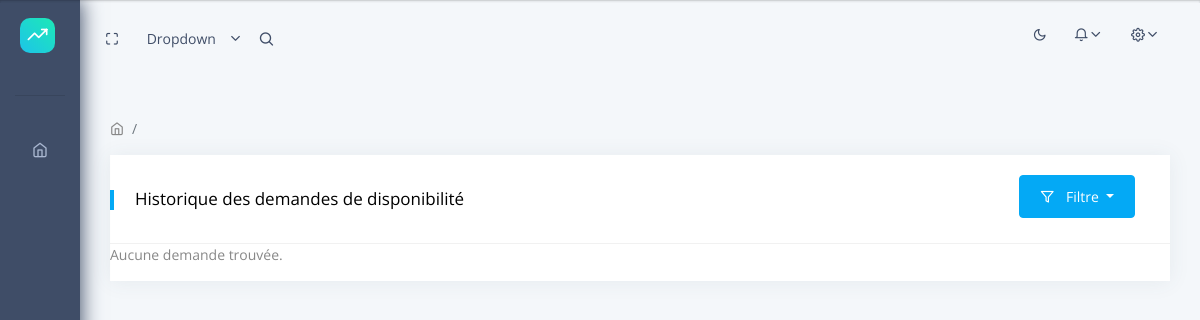
Page /availability/teacher/availability/history/ (signed in) on the earlier database version.
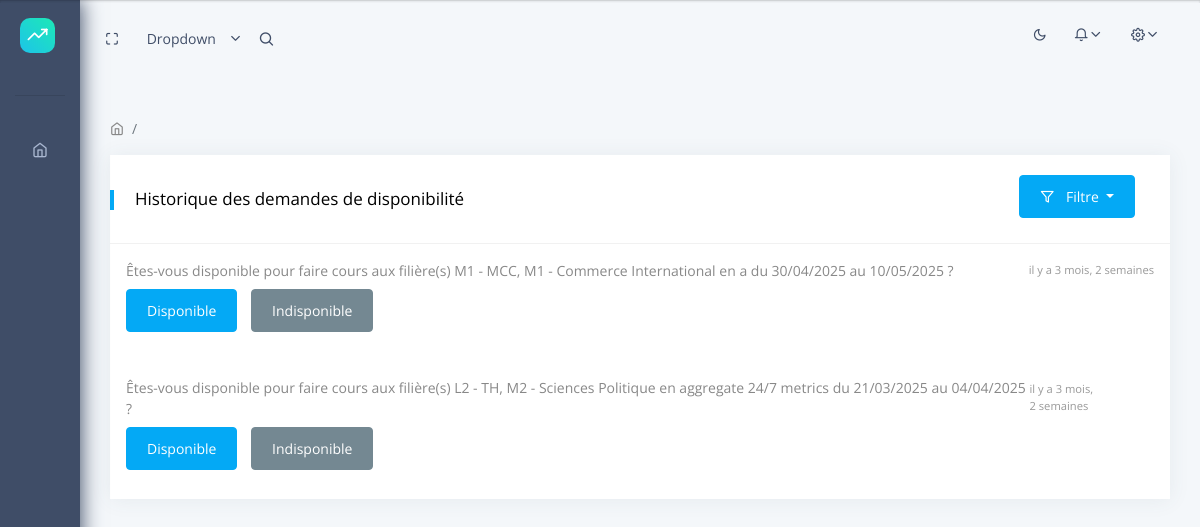
Same page on the later database version.
### apps/availability/models.py (models this page shows, shortened)
class AvailabilityRequest(models.Model):
    subject = models.ForeignKey(
        'subjects.Subject',
        on_delete=models.CASCADE,
        verbose_name=_("Matière"),
        related_name='availability_requests'
    )
    teachers = models.ManyToManyField(
        'users.TeacherProfile',
        verbose_name=_("Enseignants"),
        related_name='availability_requests',
        help_text=_("Enseignants sélectionnés pour cette demande")
    )
    start_date = models.DateField(
        verbose_name=_("Date de début"),
        help_text=_("Date de début de la disponibilité")
    )
    end_date = models.DateField(
        verbose_name=_("Date de fin"),
        help_text=_("Date de fin de la disponibilité")
    )
    filieres = models.ManyToManyField(
        'courses.DepartmentLevel',
        related_name='availability_requests',
        verbose_name=_("Filières")
    )
    created_at = models.DateTimeField(
        auto_now_add=True,
        verbose_name=_("Date de création")
    )
    class Meta:
        verbose_name = _("Demande de disponibilité")
        verbose_name_plural = _("Demandes de disponibilités")
        permissions = [
            ('can_send_availabilityrequest', _("Peut envoyer une demande de disponibilité")),
            ('can_view_availabilityrequest_history', _("Peut voir l'historique des demande de disponibilité")),
            ('can_view_availabilityrequest_pending', _("Peut voir les demande de disponibilité en attente")),
        ]

### apps/courses/models.py (models this page shows, shortened)
class DepartmentLevel(models.Model):
    department = models.ForeignKey(Department, on_delete=models.CASCADE, related_name='department_levels', verbose_name=_('Département'))
    level = models.ForeignKey(Level, on_delete=models.CASCADE, related_name='department_levels', verbose_name=_('Niveau'))
    class Meta:
        constraints = [
                        models.UniqueConstraint(fields=['department', 'level'], name='unique_department_level')
                    ]# Assure qu'une combinaison département-niveau est unique.
        verbose_name = _('Niveau départemental')
        verbose_name_plural = _('Niveaux départementaux')
    def __str__(self):
        return f'{self.level.name} - {self.department.name}'

class Level(models.Model):
    LEVEL_CHOICES = (
        ('L1', _('Licence 1')),
        ('L2', _('Licence 2')),
        ('L3', _('Licence 3')),
        ('M1', _('Master 1')),
        ('M2', _('Master 2')),
    )
    name = models.CharField(max_length=2, choices=LEVEL_CHOICES, unique=True, verbose_name=_('Niveau'))
    class Meta:
        verbose_name = _('Niveau d\'études')
        verbose_name_plural = _('Niveaux d\'études')

class Department(models.Model):
    name = models.CharField(max_length=100, unique=True, db_index=True, verbose_name=_('Nom'))
    description = models.TextField(blank=True, verbose_name=_('Description'))
    class Meta:
        ordering = ['name']
        verbose_name = _('Département')
        verbose_name_plural = _('Départements')

### apps/subjects/models.py (models this page shows, shortened)
class Subject(models.Model):
    name = models.CharField(max_length=100, verbose_name=_("Nom de la matière"),unique=True)
    code = models.CharField(max_length=10, unique=True, verbose_name=_("Code de la matière"))
    department_levels = models.ManyToManyField('courses.DepartmentLevel', through='common.DepartmentLevelSubject', related_name='subjects', verbose_name=_("Niveaux et départements"))
    class Meta:
        verbose_name = _("Matière")
        verbose_name_plural = _("Matières")
        ordering = ['name']

### apps/availability/views.py (the view, shortened to what this page needs)
# urls.py: path('teacher/availability/history/', TeacherAvailabilityRequestListView.as_view(), name='teacher_availability_request_list'),
class TeacherAvailabilityRequestListView(LoginRequiredMixin,PermissionRequiredMixin,ListView):
    model = AvailabilityRequest
    template_name = 'availability/teacher/history_request.html'
    permission_required= 'availability.can_view_availabilityrequest_history'
    context_object_name = 'requests'
    def get_queryset(self):
        teacher = self.request.user.teacherprofile
        status_filter = self.request.GET.get('status', 'all')
        teacher_response_prefetch = Prefetch(
            'responses',
            queryset=AvailabilityResponse.objects.filter(teacher=teacher),
            to_attr='teacher_response'
        )
        queryset = AvailabilityRequest.objects.filter(
            responses__teacher=teacher
        ).prefetch_related(teacher_response_prefetch).distinct()
        if status_filter != 'all':
            queryset = queryset.filter(responses__status=status_filter)
        return queryset
    def render_to_response(self, context, **response_kwargs):
        return super().render_to_response(context, **response_kwargs)

### apps/users/models.py (called while the page is built)
    def has_role(self, role):
        if not self.is_authenticated:
            return False
        return self.role == role

    @property
    def is_student(self):
        return self.has_role('student')

    @property
    def is_parent(self):
        return self.has_role('parent')

    @property
    def is_admin(self):
        return self.has_role('admin')

### templates/availability/teacher/history_request.html (shortened to what this page needs)
{% extends 'layouts/base.html' %}
{% block content %}
  <div class="card">
    <div class="card-header d-flex justify-content-between align-items-center">
      <h5>Historique des demandes de disponibilité</h5>
      <div class="dropdown">
        <button class="btn btn-primary dropdown-toggle" type="button" id="filterMenuButton" data-toggle="dropdown" aria-haspopup="true" aria-expanded="false">
          <span class="feather icon-filter mr-2"></span> Filtre
        </button>
      </div>
    </div>
    <div id="request-list">
      {% for request in requests %}
        {% if request.teacher_response %}
          {% with response=request.teacher_response.0 %}
            {% if response.status == "pending" %}
              <div class="notification pending p-3 mb-2">
                <div class="d-flex justify-content-between align-items-center">
                  <p class="m-0">
                    Êtes-vous disponible pour faire cours aux filière(s)
                    {% for filiere in request.filieres.all %}
                      {{ filiere }}{% if not forloop.last %}, {% endif %}
                    {% endfor %}
                    en <strong>{{ request.subject.name }}</strong> du
                    {{ request.start_date|date:"d/m/Y" }} au {{ request.end_date|date:"d/m/Y" }} ?
                  </p>
                  <span style="font-size:0.8em; color:#999;">il y a {{ request.created_at|timesince }}</span>
                </div>
                <div class="action-buttons mt-2">
                  <a href="#" id="accept-request" data-id="{{ request.id }}" class="btn btn-primary" style="margin-right: 10px;">Disponible</a>
                  <a href="#" id="reject-request" data-id="{{ request.id }}"  class="btn btn-secondary">Indisponible</a>
                </div>
              </div>
            {% endif %}
          {% endwith %}
        {% endif %}
      {% empty %}
        <p>Aucune demande trouvée.</p>
      {% endfor %}
    </div>
  </div>
{% endblock %}

Differences in the rows shown:
added AvailabilityRequest: subject.name "a", start_date "30/04/2025", end_date "10/05/2025", created_at "3 mois, 2 semaines"
now on this page (row unchanged): DepartmentLevel: level+department "M1 - MCC", shown under "a"
now on this page (row unchanged): DepartmentLevel: level+department "M1 - Commerce International", shown under "a"
added AvailabilityRequest: subject.name "aggregate 24/7 metrics", start_date "21/03/2025", end_date "04/04/2025", created_at "3 mois, 2 semaines"
now on this page (row unchanged): DepartmentLevel: level+department "L2 - TH", shown under "aggregate 24/7 metrics"
now on this page (row unchanged): DepartmentLevel: level+department "M2 - Sciences Politique", shown under "aggregate 24/7 metrics"
Other differences:
text no longer shown: "Aucune demande trouvée."
